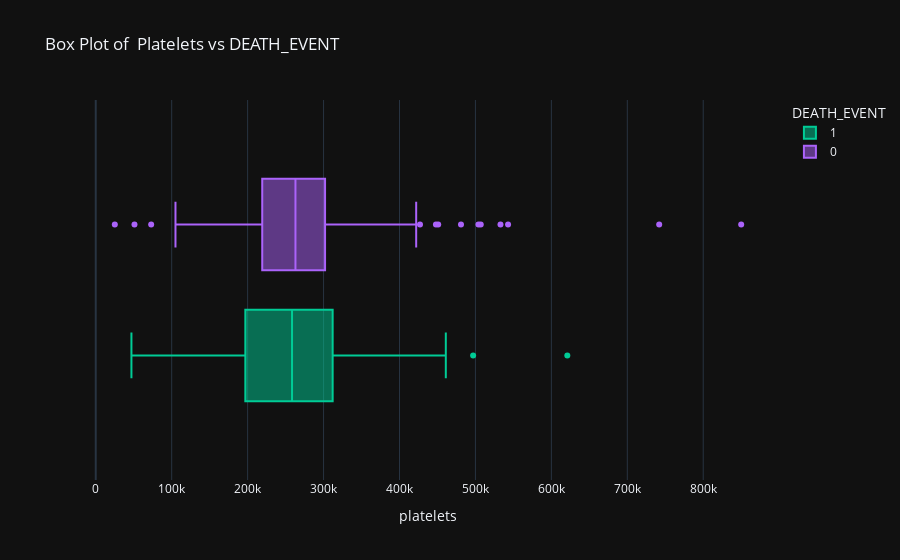

The code cell stored with this chart in its notebook:
### Code cell
fig = px.box(df, x="platelets", color="DEATH_EVENT", hover_data=df.columns,
                   title ="Box Plot of  Platelets vs DEATH_EVENT", 
                   template="plotly_dark",
                   color_discrete_map={"0": "RebeccaPurple", "1": "MediumPurple"},
                  )
fig.show()

### Figure 1 — Plotly figure (JSON) as saved in the notebook; plotly's stock layout.template omitted (floating-point values rounded to 4 significant figures; data arrays with more than 128 entries replaced by an {"elided": "..."} marker saying what was removed)
{"data": [{"alignmentgroup": "True", "customdata": {"elided": "96x12 float values"}, "hovertemplate": "DEATH_EVENT=%{customdata[11]}<br>platelets=%{x}<br>age=%{customdata[0]}<br>anaemia=%{customdata[1]}<br>creatinine_phosphokinase=%{customdata[2]}<br>diabetes=%{customdata[3]}<br>ejection_fraction=%{customdata[4]}<br>high_blood_pressure=%{customdata[5]}<br>serum_creatinine=%{customdata[6]}<br>serum_sodium=%{customdata[7]}<br>sex=%{customdata[8]}<br>smoking=%{customdata[9]}<br>time=%{customdata[10]}<extra></extra>", "legendgroup": "1", "marker": {"color": "#00cc96"}, "name": "1", "notched": false, "offsetgroup": "1", "orientation": "h", "showlegend": true, "type": "box", "x": [265000, 263400.0, 162000, 210000, 327000, 204000, 127000, 454000, 263400.0, 388000, 368000, 253000, 136000, 276000, 47000, 262000, 166000, 237000, 87000, 297000, 289000, 263400.0, 149000, 196000, 284000, 153000, 200000, 263400.0, 360000, 319000, 188000, 228000, 226000, 321000, 329000, 263400.0, 153000, 185000, 194000, 310000, 271000, 451000, 140000, 395000, 166000, 418000, 263400.0, 351000, 255000, 461000, 319000, 254000, 390000, 216000, 385000, 119000, 213000, 274000, 244000, 497000, 243000, 266000, 204000, 196000, 302000, 210000, 621000, 306000, 351000, 263400.0, 217000, 271000, 263400.0, 338000, 225000, 235000, 75000, 334000, 192000, 70000, 221000, 265000, 224000, 219000, 389000, 153000, 365000, 126000, 223000, 244000, 151000, 263400.0, 62000, 314000, 198000, 263400.0], "x0": " ", "xaxis": "x", "y0": " ", "yaxis": "y"}, {"alignmentgroup": "True", "customdata": {"elided": "203x12 float values"}, "hovertemplate": "DEATH_EVENT=%{customdata[11]}<br>platelets=%{x}<br>age=%{customdata[0]}<br>anaemia=%{customdata[1]}<br>creatinine_phosphokinase=%{customdata[2]}<br>diabetes=%{customdata[3]}<br>ejection_fraction=%{customdata[4]}<br>high_blood_pressure=%{customdata[5]}<br>serum_creatinine=%{customdata[6]}<br>serum_sodium=%{customdata[7]}<br>sex=%{customdata[8]}<br>smoking=%{customdata[9]}<br>time=%{customdata[10]}<extra></extra>", "legendgroup": "0", "marker": {"color": "#ab63fa"}, "name": "0", "notched": false, "offsetgroup": "0", "orientation": "h", "showlegend": true, "type": "box", "x": {"elided": "203 float values"}, "x0": " ", "xaxis": "x", "y0": " ", "yaxis": "y"}], "layout": {"boxmode": "group", "legend": {"title": {"text": "DEATH_EVENT"}, "tracegroupgap": 0}, "title": {"text": "Box Plot of  Platelets vs DEATH_EVENT"}, "xaxis": {"anchor": "y", "domain": [0, 1], "title": {"text": "platelets"}}, "yaxis": {"anchor": "x", "domain": [0, 1]}}}
